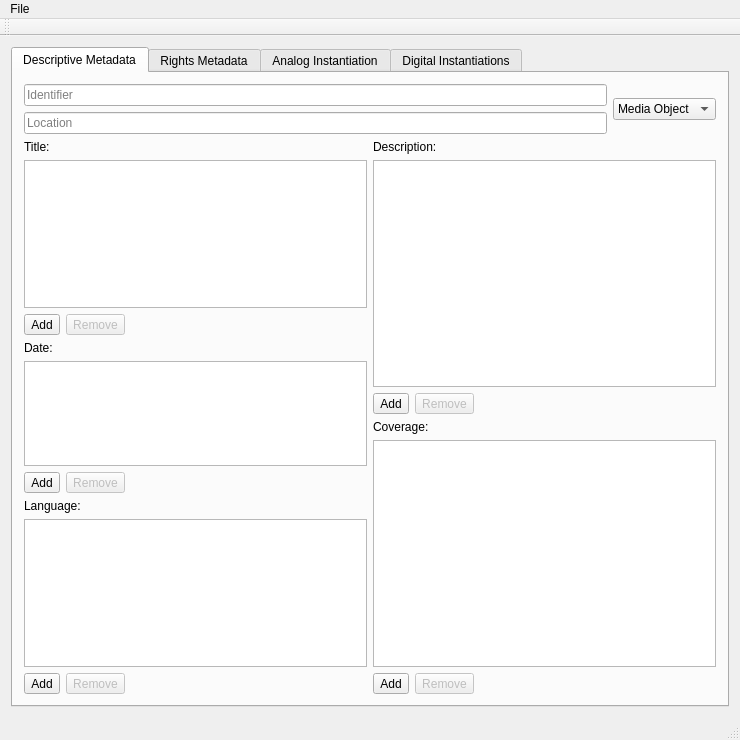
<?xml version="1.0" encoding="UTF-8"?>
<ui version="4.0">
 <class>MainWindow</class>
 <widget class="QMainWindow" name="MainWindow">
  <property name="geometry">
   <rect>
    <x>0</x>
    <y>0</y>
    <width>740</width>
    <height>740</height>
   </rect>
  </property>
  <property name="windowTitle">
   <string>PBCore Editor</string>
  </property>
  <widget class="QWidget" name="centralWidget">
   <layout class="QGridLayout" name="gridLayout_2">
    <item row="0" column="0">
     <widget class="QTabWidget" name="tabWidget">
      <property name="currentIndex">
       <number>0</number>
      </property>
      <widget class="QWidget" name="descMD">
       <attribute name="title">
        <string>Descriptive Metadata</string>
       </attribute>
       <layout class="QGridLayout" name="gridLayout">
        <item row="0" column="0" colspan="2">
         <layout class="QHBoxLayout" name="horizontalLayout">
          <item>
           <layout class="QVBoxLayout" name="verticalLayout_2">
            <item>
             <widget class="QLineEdit" name="identifier">
              <property name="sizePolicy">
               <sizepolicy hsizetype="Expanding" vsizetype="Maximum">
                <horstretch>0</horstretch>
                <verstretch>0</verstretch>
               </sizepolicy>
              </property>
              <property name="placeholderText">
               <string>Identifier</string>
              </property>
             </widget>
            </item>
            <item>
             <widget class="QLineEdit" name="location">
              <property name="sizePolicy">
               <sizepolicy hsizetype="Expanding" vsizetype="Maximum">
                <horstretch>0</horstretch>
                <verstretch>4</verstretch>
               </sizepolicy>
              </property>
              <property name="sizeIncrement">
               <size>
                <width>0</width>
                <height>10</height>
               </size>
              </property>
              <property name="placeholderText">
               <string>Location</string>
              </property>
             </widget>
            </item>
           </layout>
          </item>
          <item>
           <widget class="QComboBox" name="asset_type">
            <item>
             <property name="text">
              <string>Media Object</string>
             </property>
            </item>
           </widget>
          </item>
         </layout>
        </item>
        <item row="1" column="0">
         <layout class="QVBoxLayout" name="verticalLayout_6">
          <item>
           <widget class="QLabel" name="label_11">
            <property name="text">
             <string>Title:</string>
            </property>
           </widget>
          </item>
          <item>
           <widget class="QListWidget" name="title_list"/>
          </item>
          <item>
           <layout class="QHBoxLayout" name="horizontalLayout_5">
            <item>
             <widget class="QToolButton" name="title_addbutton">
              <property name="text">
               <string>Add</string>
              </property>
             </widget>
            </item>
            <item>
             <widget class="QToolButton" name="title_removebutton">
              <property name="enabled">
               <bool>false</bool>
              </property>
              <property name="text">
               <string>Remove</string>
              </property>
             </widget>
            </item>
            <item>
             <spacer name="horizontalSpacer_6">
              <property name="orientation">
               <enum>Qt::Horizontal</enum>
              </property>
              <property name="sizeHint" stdset="0">
               <size>
                <width>40</width>
                <height>20</height>
               </size>
              </property>
             </spacer>
            </item>
           </layout>
          </item>
         </layout>
        </item>
        <item row="1" column="1" rowspan="2">
         <layout class="QVBoxLayout" name="verticalLayout">
          <item>
           <widget class="QLabel" name="label_3">
            <property name="text">
             <string>Description:</string>
            </property>
           </widget>
          </item>
          <item>
           <widget class="QListWidget" name="description_list"/>
          </item>
          <item>
           <layout class="QHBoxLayout" name="horizontalLayout_2">
            <item>
             <widget class="QToolButton" name="description_addbutton">
              <property name="text">
               <string>Add</string>
              </property>
             </widget>
            </item>
            <item>
             <widget class="QToolButton" name="description_removebutton">
              <property name="enabled">
               <bool>false</bool>
              </property>
              <property name="text">
               <string>Remove</string>
              </property>
             </widget>
            </item>
            <item>
             <spacer name="horizontalSpacer">
              <property name="orientation">
               <enum>Qt::Horizontal</enum>
              </property>
              <property name="sizeHint" stdset="0">
               <size>
                <width>40</width>
                <height>20</height>
               </size>
              </property>
             </spacer>
            </item>
           </layout>
          </item>
         </layout>
        </item>
        <item row="2" column="0" rowspan="2">
         <layout class="QVBoxLayout" name="verticalLayout_12">
          <item>
           <widget class="QLabel" name="label_12">
            <property name="text">
             <string>Date:</string>
            </property>
           </widget>
          </item>
          <item>
           <widget class="QListWidget" name="date_list"/>
          </item>
          <item>
           <layout class="QHBoxLayout" name="horizontalLayout_7">
            <item>
             <widget class="QToolButton" name="date_addbutton">
              <property name="text">
               <string>Add</string>
              </property>
             </widget>
            </item>
            <item>
             <widget class="QToolButton" name="date_removebutton">
              <property name="enabled">
               <bool>false</bool>
              </property>
              <property name="text">
               <string>Remove</string>
              </property>
             </widget>
            </item>
            <item>
             <spacer name="horizontalSpacer_7">
              <property name="orientation">
               <enum>Qt::Horizontal</enum>
              </property>
              <property name="sizeHint" stdset="0">
               <size>
                <width>40</width>
                <height>20</height>
               </size>
              </property>
             </spacer>
            </item>
           </layout>
          </item>
         </layout>
        </item>
        <item row="3" column="1" rowspan="2">
         <layout class="QVBoxLayout" name="verticalLayout_13">
          <item>
           <widget class="QLabel" name="label_13">
            <property name="text">
             <string>Coverage:</string>
            </property>
           </widget>
          </item>
          <item>
           <widget class="QListWidget" name="coverage_list"/>
          </item>
          <item>
           <layout class="QHBoxLayout" name="horizontalLayout_9">
            <item>
             <widget class="QToolButton" name="coverage_addbutton">
              <property name="text">
               <string>Add</string>
              </property>
             </widget>
            </item>
            <item>
             <widget class="QToolButton" name="coverage_removebutton">
              <property name="enabled">
               <bool>false</bool>
              </property>
              <property name="text">
               <string>Remove</string>
              </property>
             </widget>
            </item>
            <item>
             <spacer name="horizontalSpacer_8">
              <property name="orientation">
               <enum>Qt::Horizontal</enum>
              </property>
              <property name="sizeHint" stdset="0">
               <size>
                <width>40</width>
                <height>20</height>
               </size>
              </property>
             </spacer>
            </item>
           </layout>
          </item>
         </layout>
        </item>
        <item row="4" column="0">
         <layout class="QVBoxLayout" name="verticalLayout_5">
          <item>
           <widget class="QLabel" name="label_7">
            <property name="text">
             <string>Language:</string>
            </property>
           </widget>
          </item>
          <item>
           <widget class="QListWidget" name="language_list"/>
          </item>
          <item>
           <layout class="QHBoxLayout" name="horizontalLayout_4">
            <item>
             <widget class="QToolButton" name="language_addbutton">
              <property name="text">
               <string>Add</string>
              </property>
             </widget>
            </item>
            <item>
             <widget class="QToolButton" name="language_removebutton">
              <property name="enabled">
               <bool>false</bool>
              </property>
              <property name="text">
               <string>Remove</string>
              </property>
             </widget>
            </item>
            <item>
             <spacer name="horizontalSpacer_3">
              <property name="orientation">
               <enum>Qt::Horizontal</enum>
              </property>
              <property name="sizeHint" stdset="0">
               <size>
                <width>40</width>
                <height>20</height>
               </size>
              </property>
             </spacer>
            </item>
           </layout>
          </item>
         </layout>
        </item>
       </layout>
       <zorder>layoutWidget</zorder>
       <zorder>layoutWidget</zorder>
       <zorder>layoutWidget</zorder>
       <zorder>layoutWidget_2</zorder>
       <zorder>layoutWidget_3</zorder>
       <zorder>layoutWidget_4</zorder>
      </widget>
      <widget class="QWidget" name="rightsMD">
       <attribute name="title">
        <string>Rights Metadata</string>
       </attribute>
       <layout class="QGridLayout" name="gridLayout_3">
        <item row="0" column="0">
         <layout class="QVBoxLayout" name="verticalLayout_7">
          <item>
           <widget class="QLabel" name="label_8">
            <property name="text">
             <string>Creator:</string>
            </property>
           </widget>
          </item>
          <item>
           <widget class="QListWidget" name="creator_list"/>
          </item>
          <item>
           <layout class="QHBoxLayout" name="horizontalLayout_6">
            <item>
             <widget class="QToolButton" name="creator_addbutton">
              <property name="text">
               <string>Add</string>
              </property>
             </widget>
            </item>
            <item>
             <widget class="QToolButton" name="creator_removebutton">
              <property name="enabled">
               <bool>false</bool>
              </property>
              <property name="text">
               <string>Remove</string>
              </property>
             </widget>
            </item>
            <item>
             <spacer name="horizontalSpacer_9">
              <property name="orientation">
               <enum>Qt::Horizontal</enum>
              </property>
              <property name="sizeHint" stdset="0">
               <size>
                <width>40</width>
                <height>20</height>
               </size>
              </property>
             </spacer>
            </item>
           </layout>
          </item>
         </layout>
        </item>
        <item row="0" column="1">
         <layout class="QVBoxLayout" name="verticalLayout_8">
          <item>
           <widget class="QLabel" name="label_9">
            <property name="text">
             <string>Publisher:</string>
            </property>
           </widget>
          </item>
          <item>
           <widget class="QListWidget" name="publisher_list"/>
          </item>
          <item>
           <layout class="QHBoxLayout" name="horizontalLayout_10">
            <item>
             <widget class="QToolButton" name="publisher_addbutton">
              <property name="text">
               <string>Add</string>
              </property>
             </widget>
            </item>
            <item>
             <widget class="QToolButton" name="publisher_removebutton">
              <property name="enabled">
               <bool>false</bool>
              </property>
              <property name="text">
               <string>Remove</string>
              </property>
             </widget>
            </item>
            <item>
             <spacer name="horizontalSpacer_10">
              <property name="orientation">
               <enum>Qt::Horizontal</enum>
              </property>
              <property name="sizeHint" stdset="0">
               <size>
                <width>40</width>
                <height>20</height>
               </size>
              </property>
             </spacer>
            </item>
           </layout>
          </item>
         </layout>
        </item>
        <item row="1" column="0">
         <layout class="QVBoxLayout" name="verticalLayout_4">
          <item>
           <widget class="QLabel" name="label_6">
            <property name="text">
             <string>Contributor:</string>
            </property>
           </widget>
          </item>
          <item>
           <widget class="QListWidget" name="contributor_list"/>
          </item>
          <item>
           <layout class="QHBoxLayout" name="horizontalLayout_3">
            <item>
             <widget class="QToolButton" name="contributor_addbutton">
              <property name="text">
               <string>Add</string>
              </property>
             </widget>
            </item>
            <item>
             <widget class="QToolButton" name="contributor_removebutton">
              <property name="enabled">
               <bool>false</bool>
              </property>
              <property name="text">
               <string>Remove</string>
              </property>
             </widget>
            </item>
            <item>
             <spacer name="horizontalSpacer_2">
              <property name="orientation">
               <enum>Qt::Horizontal</enum>
              </property>
              <property name="sizeHint" stdset="0">
               <size>
                <width>40</width>
                <height>20</height>
               </size>
              </property>
             </spacer>
            </item>
           </layout>
          </item>
         </layout>
        </item>
        <item row="1" column="1">
         <layout class="QVBoxLayout" name="verticalLayout_14">
          <item>
           <widget class="QLabel" name="label_14">
            <property name="text">
             <string>Rights Summary:</string>
            </property>
           </widget>
          </item>
          <item>
           <widget class="QListWidget" name="rights_list"/>
          </item>
          <item>
           <layout class="QHBoxLayout" name="horizontalLayout_11">
            <item>
             <widget class="QToolButton" name="rights_addbutton">
              <property name="text">
               <string>Add</string>
              </property>
             </widget>
            </item>
            <item>
             <widget class="QToolButton" name="rights_removebutton">
              <property name="enabled">
               <bool>false</bool>
              </property>
              <property name="text">
               <string>Remove</string>
              </property>
             </widget>
            </item>
            <item>
             <spacer name="horizontalSpacer_11">
              <property name="orientation">
               <enum>Qt::Horizontal</enum>
              </property>
              <property name="sizeHint" stdset="0">
               <size>
                <width>40</width>
                <height>20</height>
               </size>
              </property>
             </spacer>
            </item>
           </layout>
          </item>
         </layout>
        </item>
       </layout>
      </widget>
      <widget class="QWidget" name="analogInst">
       <attribute name="title">
        <string>Analog Instantiation</string>
       </attribute>
       <layout class="QGridLayout" name="gridLayout_4">
        <item row="0" column="0">
         <widget class="QGroupBox" name="groupBox">
          <property name="title">
           <string>Media type</string>
          </property>
          <layout class="QGridLayout" name="gridLayout_6">
           <item row="0" column="0">
            <layout class="QVBoxLayout" name="verticalLayout_3">
             <item>
              <widget class="QComboBox" name="analog_type">
               <item>
                <property name="text">
                 <string>1/4&quot; open reel</string>
                </property>
               </item>
               <item>
                <property name="text">
                 <string>Cassette</string>
                </property>
               </item>
               <item>
                <property name="text">
                 <string>Microcassette</string>
                </property>
               </item>
              </widget>
             </item>
             <item>
              <layout class="QFormLayout" name="formLayout">
               <item row="0" column="0">
                <widget class="QLabel" name="label">
                 <property name="text">
                  <string>Generation:</string>
                 </property>
                </widget>
               </item>
               <item row="0" column="1">
                <widget class="QComboBox" name="analog_generation">
                 <item>
                  <property name="text">
                   <string>Unknown</string>
                  </property>
                 </item>
                 <item>
                  <property name="text">
                   <string>Original</string>
                  </property>
                 </item>
                 <item>
                  <property name="text">
                   <string>Copy</string>
                  </property>
                 </item>
                 <item>
                  <property name="text">
                   <string/>
                  </property>
                 </item>
                </widget>
               </item>
              </layout>
             </item>
            </layout>
           </item>
          </layout>
         </widget>
        </item>
        <item row="0" column="1" rowspan="3">
         <layout class="QVBoxLayout" name="verticalLayout_10">
          <item>
           <layout class="QVBoxLayout" name="verticalLayout_9">
            <item>
             <widget class="QLabel" name="label_10">
              <property name="text">
               <string>PREMIS event(s):</string>
              </property>
             </widget>
            </item>
            <item>
             <widget class="QListWidget" name="analogpremis_list"/>
            </item>
            <item>
             <layout class="QHBoxLayout" name="horizontalLayout_8">
              <item>
               <widget class="QToolButton" name="analogpremis_addbutton">
                <property name="text">
                 <string>Add</string>
                </property>
               </widget>
              </item>
              <item>
               <widget class="QToolButton" name="analogpremis_removebutton">
                <property name="enabled">
                 <bool>false</bool>
                </property>
                <property name="text">
                 <string>Remove</string>
                </property>
               </widget>
              </item>
              <item>
               <spacer name="horizontalSpacer_4">
                <property name="orientation">
                 <enum>Qt::Horizontal</enum>
                </property>
                <property name="sizeHint" stdset="0">
                 <size>
                  <width>40</width>
                  <height>20</height>
                 </size>
                </property>
               </spacer>
              </item>
             </layout>
            </item>
           </layout>
          </item>
         </layout>
        </item>
        <item row="1" column="0">
         <widget class="QGroupBox" name="groupBox_2">
          <property name="title">
           <string>Open reel description</string>
          </property>
          <layout class="QGridLayout" name="gridLayout_5">
           <item row="0" column="0">
            <layout class="QFormLayout" name="formLayout_2">
             <item row="0" column="0">
              <widget class="QLabel" name="label_2">
               <property name="text">
                <string>Track layout</string>
               </property>
              </widget>
             </item>
             <item row="0" column="1">
              <widget class="QComboBox" name="analog_tracklayout">
               <item>
                <property name="text">
                 <string>Unknown</string>
                </property>
               </item>
               <item>
                <property name="text">
                 <string>Half-track stereo</string>
                </property>
               </item>
               <item>
                <property name="text">
                 <string>Half-track mono</string>
                </property>
               </item>
               <item>
                <property name="text">
                 <string>Full-track mono</string>
                </property>
               </item>
               <item>
                <property name="text">
                 <string>Quarter-track stereo</string>
                </property>
               </item>
               <item>
                <property name="text">
                 <string>Four-track</string>
                </property>
               </item>
               <item>
                <property name="text">
                 <string/>
                </property>
               </item>
              </widget>
             </item>
             <item row="1" column="0">
              <widget class="QLabel" name="label_4">
               <property name="text">
                <string>Recorded speed</string>
               </property>
              </widget>
             </item>
             <item row="1" column="1">
              <widget class="QComboBox" name="analog_tapespeed">
               <item>
                <property name="text">
                 <string>7.5 ips</string>
                </property>
               </item>
               <item>
                <property name="text">
                 <string>3.75 ips</string>
                </property>
               </item>
               <item>
                <property name="text">
                 <string>1.875 ips</string>
                </property>
               </item>
               <item>
                <property name="text">
                 <string>15 ips</string>
                </property>
               </item>
               <item>
                <property name="text">
                 <string/>
                </property>
               </item>
              </widget>
             </item>
             <item row="2" column="0">
              <widget class="QLabel" name="label_5">
               <property name="text">
                <string>Support</string>
               </property>
              </widget>
             </item>
             <item row="2" column="1">
              <widget class="QComboBox" name="comboBox">
               <item>
                <property name="text">
                 <string>Acetate</string>
                </property>
               </item>
               <item>
                <property name="text">
                 <string>Polyester</string>
                </property>
               </item>
               <item>
                <property name="text">
                 <string>Unknown</string>
                </property>
               </item>
               <item>
                <property name="text">
                 <string/>
                </property>
               </item>
              </widget>
             </item>
            </layout>
           </item>
          </layout>
         </widget>
        </item>
        <item row="2" column="0">
         <widget class="QGroupBox" name="groupBox_3">
          <property name="title">
           <string>Cassette description</string>
          </property>
          <layout class="QGridLayout" name="gridLayout_7">
           <item row="0" column="0">
            <layout class="QVBoxLayout" name="verticalLayout_15">
             <item>
              <widget class="QComboBox" name="analog_length">
               <item>
                <property name="text">
                 <string>30 minute</string>
                </property>
               </item>
               <item>
                <property name="text">
                 <string>60 minute</string>
                </property>
               </item>
               <item>
                <property name="text">
                 <string>90 minute</string>
                </property>
               </item>
               <item>
                <property name="text">
                 <string>120 minute</string>
                </property>
               </item>
               <item>
                <property name="text">
                 <string/>
                </property>
               </item>
              </widget>
             </item>
             <item>
              <widget class="QComboBox" name="analog_bias">
               <item>
                <property name="text">
                 <string>Normal bias</string>
                </property>
               </item>
               <item>
                <property name="text">
                 <string>CrO2 bias</string>
                </property>
               </item>
               <item>
                <property name="text">
                 <string>Metal bias</string>
                </property>
               </item>
               <item>
                <property name="text">
                 <string/>
                </property>
               </item>
              </widget>
             </item>
             <item>
              <widget class="QComboBox" name="analog_eq">
               <item>
                <property name="text">
                 <string>No Dolby EQ</string>
                </property>
               </item>
               <item>
                <property name="text">
                 <string>Dolby B</string>
                </property>
               </item>
               <item>
                <property name="text">
                 <string>Dolby C</string>
                </property>
               </item>
               <item>
                <property name="text">
                 <string/>
                </property>
               </item>
              </widget>
             </item>
            </layout>
           </item>
          </layout>
         </widget>
        </item>
       </layout>
      </widget>
      <widget class="QWidget" name="digitalInst">
       <attribute name="title">
        <string>Digital Instantiations</string>
       </attribute>
       <layout class="QGridLayout" name="gridLayout_8">
        <item row="0" column="0">
         <layout class="QVBoxLayout" name="verticalLayout_11">
          <item>
           <layout class="QVBoxLayout" name="verticalLayout_16">
            <item>
             <widget class="QListWidget" name="digitalinstantiation_list"/>
            </item>
            <item>
             <layout class="QHBoxLayout" name="horizontalLayout_12">
              <item>
               <widget class="QToolButton" name="digitialinstantiation_addbutton">
                <property name="text">
                 <string>Add</string>
                </property>
               </widget>
              </item>
              <item>
               <widget class="QToolButton" name="digitalinstantiation_removebutton">
                <property name="enabled">
                 <bool>false</bool>
                </property>
                <property name="text">
                 <string>Remove</string>
                </property>
               </widget>
              </item>
              <item>
               <spacer name="horizontalSpacer_5">
                <property name="orientation">
                 <enum>Qt::Horizontal</enum>
                </property>
                <property name="sizeHint" stdset="0">
                 <size>
                  <width>40</width>
                  <height>20</height>
                 </size>
                </property>
               </spacer>
              </item>
             </layout>
            </item>
           </layout>
          </item>
         </layout>
        </item>
       </layout>
      </widget>
     </widget>
    </item>
   </layout>
  </widget>
  <widget class="QMenuBar" name="menuBar">
   <property name="geometry">
    <rect>
     <x>0</x>
     <y>0</y>
     <width>740</width>
     <height>22</height>
    </rect>
   </property>
   <widget class="QMenu" name="menuFile">
    <property name="title">
     <string>File</string>
    </property>
    <addaction name="actionNew"/>
    <addaction name="actionOpen"/>
    <addaction name="actionExport"/>
   </widget>
   <addaction name="menuFile"/>
  </widget>
  <widget class="QToolBar" name="mainToolBar">
   <attribute name="toolBarArea">
    <enum>TopToolBarArea</enum>
   </attribute>
   <attribute name="toolBarBreak">
    <bool>false</bool>
   </attribute>
  </widget>
  <widget class="QStatusBar" name="statusBar"/>
  <action name="actionNew">
   <property name="text">
    <string>New...</string>
   </property>
  </action>
  <action name="actionOpen">
   <property name="text">
    <string>Open XML...</string>
   </property>
  </action>
  <action name="actionSave">
   <property name="text">
    <string>Save</string>
   </property>
  </action>
  <action name="actionClose">
   <property name="text">
    <string>Close</string>
   </property>
  </action>
  <action name="actionQuit">
   <property name="text">
    <string>Quit</string>
   </property>
  </action>
  <action name="actionExport">
   <property name="text">
    <string>Export XML...</string>
   </property>
  </action>
  <action name="actionBlow_away">
   <property name="text">
    <string>Blow away...</string>
   </property>
  </action>
  <action name="actionFoot">
   <property name="text">
    <string>Foot</string>
   </property>
  </action>
  <action name="actionHead">
   <property name="text">
    <string>Head</string>
   </property>
  </action>
  <action name="actionFingers">
   <property name="text">
    <string>Fingers</string>
   </property>
  </action>
  <action name="actionFoo">
   <property name="text">
    <string>Foo</string>
   </property>
  </action>
  <action name="actionBar">
   <property name="text">
    <string>Bar</string>
   </property>
  </action>
 </widget>
 <layoutdefault spacing="6" margin="11"/>
 <resources/>
 <connections/>
</ui>
